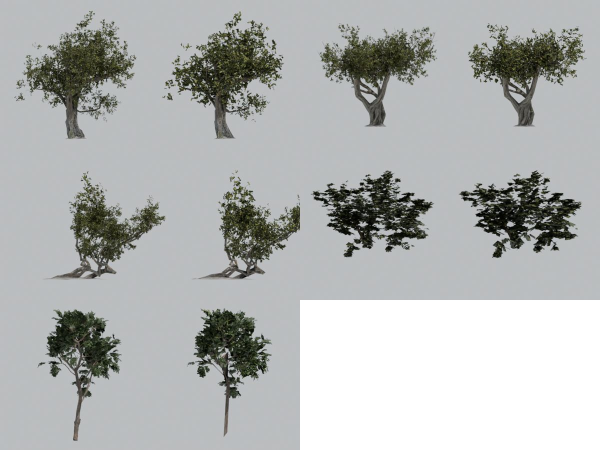
#> input picture ArtSource/Baeume/LODs_alle.jpg, 1200 x 900 px (shown at 1/2 size)
$ python klebe_textur.py ../Baeume/LODs_alle.jpg ../Baeume/Vorschau_alle.jpg
#> lines starting #> are read from the running program, lines starting #| are printed output that depends on the picture
# TEXTUR1: Vorher/Nachher-Seitenbild fuer bild_fragen.py (analog klebe.py).
from PIL import Image
import sys
base = r"C:/Users/vorau/dev/Spinnenspiel/Logs/modell/Gras1/"
a = Image.open(sys.argv[1] if len(sys.argv) > 1 else base + "spiel.png")
#> a is the input picture: PIL image 1200x900 RGB; mean R, G, B 176.5, 178.9, 177.8
b = Image.open(sys.argv[2] if len(sys.argv) > 2 else base + "spiel_textur.png")
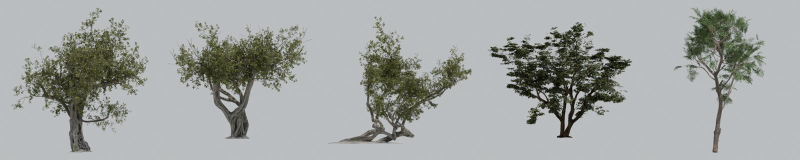
#> input picture ArtSource/Baeume/Vorschau_alle.jpg, 1600 x 320 px (shown at 1/2 size)
#> b is the input picture: PIL image 1600x320 RGB; mean R, G, B 161.2, 164.6, 162.8
h = 720
def rs(im):
    return im.resize((int(im.width * h / im.height), h))
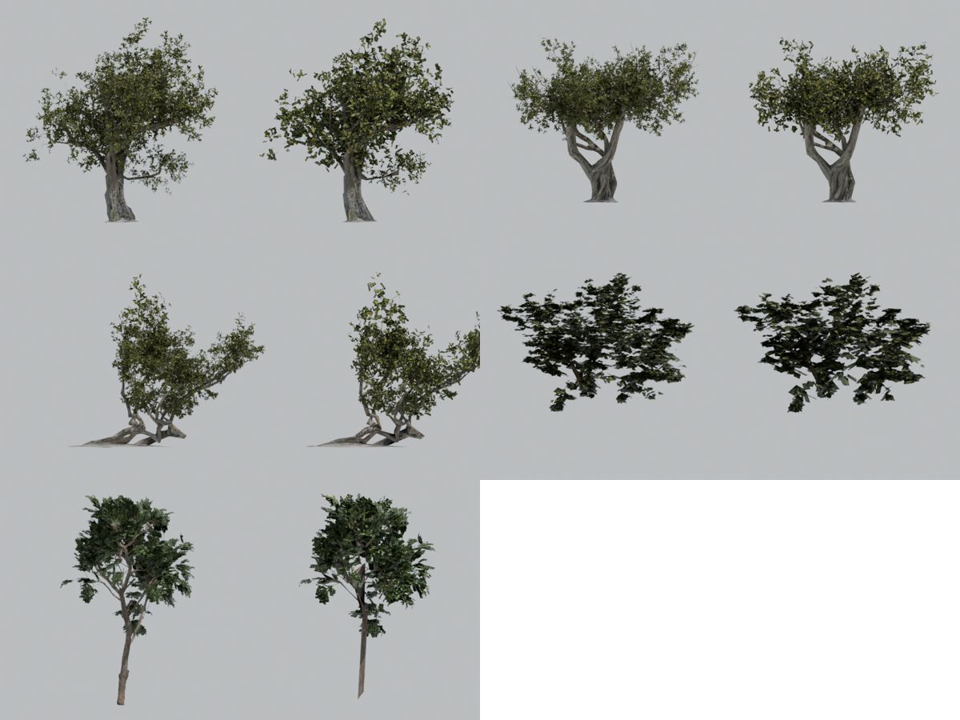
#> returned value: PIL image 960x720 RGB; mean R, G, B 176.5, 178.9, 177.9
a, b = rs(a), rs(b)
out = Image.new("RGB", (a.width + b.width + 8, h), "white")
#> out: PIL image 4568x720 RGB; every value is 255
out.paste(a, (0, 0)); out.paste(b, (a.width + 8, 0))
#> after `out.paste(a, (0, 0))`:
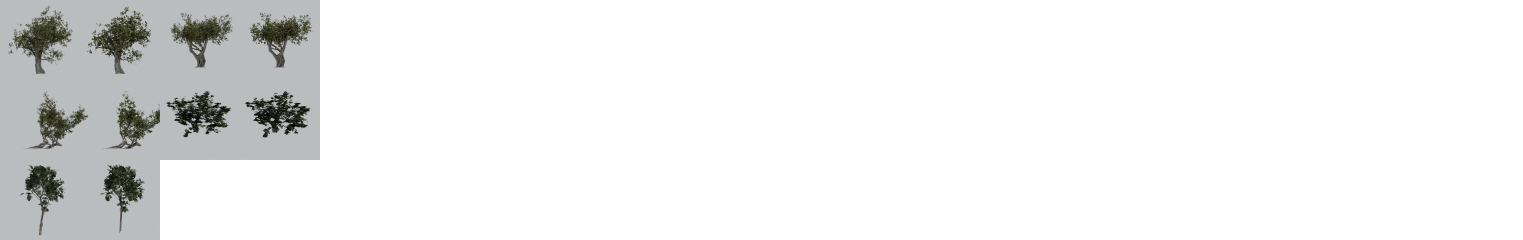
#> out: PIL image 4568x720 RGB (shown at 1/3 size); mean R, G, B 238.5, 239, 238.8
#> after `out.paste(b, (a.width + 8, 0))`:
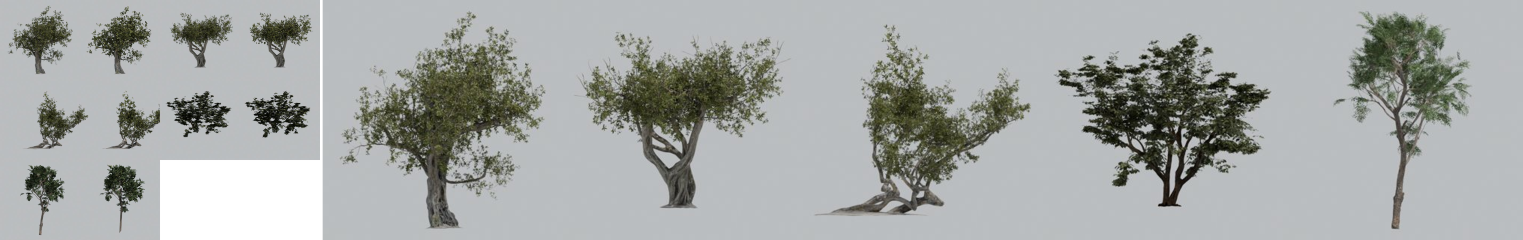
#> out: PIL image 4568x720 RGB (shown at 1/3 size); mean R, G, B 164.6, 167.8, 166.1
out.save(base + "spiel_textur_vorher_nachher.png")
print("ok", out.size)
#| ok (4568, 720)
